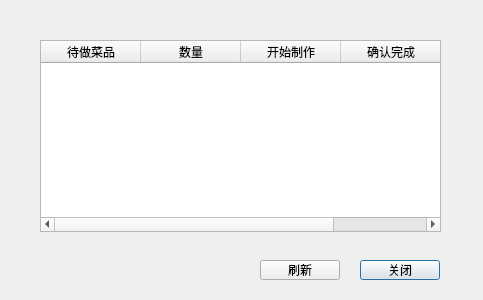
<?xml version="1.0" encoding="UTF-8"?>
<ui version="4.0">
 <class>ui_chef</class>
 <widget class="QDialog" name="ui_chef">
  <property name="geometry">
   <rect>
    <x>0</x>
    <y>0</y>
    <width>483</width>
    <height>300</height>
   </rect>
  </property>
  <property name="windowTitle">
   <string>Dialog</string>
  </property>
  <widget class="QPushButton" name="pushButton">
   <property name="geometry">
    <rect>
     <x>360</x>
     <y>260</y>
     <width>80</width>
     <height>20</height>
    </rect>
   </property>
   <property name="text">
    <string>关闭</string>
   </property>
  </widget>
  <widget class="QTableWidget" name="tableWidget">
   <property name="geometry">
    <rect>
     <x>40</x>
     <y>40</y>
     <width>401</width>
     <height>192</height>
    </rect>
   </property>
   <column>
    <property name="text">
     <string>待做菜品</string>
    </property>
   </column>
   <column>
    <property name="text">
     <string>数量</string>
    </property>
   </column>
   <column>
    <property name="text">
     <string>开始制作</string>
    </property>
   </column>
   <column>
    <property name="text">
     <string>确认完成</string>
    </property>
   </column>
  </widget>
  <widget class="QPushButton" name="pushButton_2">
   <property name="geometry">
    <rect>
     <x>260</x>
     <y>260</y>
     <width>80</width>
     <height>20</height>
    </rect>
   </property>
   <property name="text">
    <string>刷新</string>
   </property>
  </widget>
 </widget>
 <resources/>
 <connections/>
</ui>
